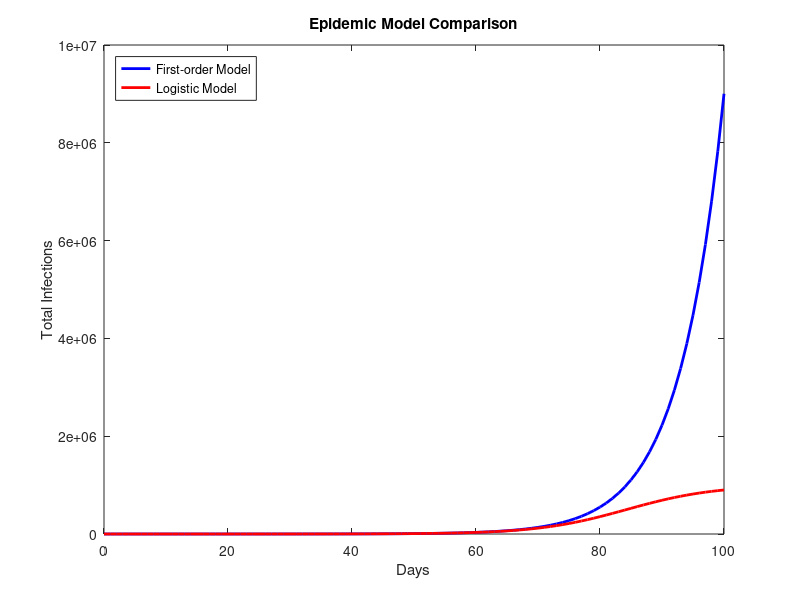

This chart was generated by the following MATLAB code:
% Define the parameters
R0 = 1.15;
K = 1e6;
n = 100;

% Initialize arrays to store results
y = zeros(n+1, 1);
x = zeros(n+1, 1);

% Initial condition
y(1) = 1;

% Calculate y[n] for the first-order model
for i = 2:n+1
    y(i) = 1 + R0 * y(i - 1);
end

% Calculate x[n] for the logistic model
for i = 1:n+1
    x(i) = K / (1 + (K * (R0 - 1) - R0) * R0^(-i));
end

% Plot the results
figure;
plot(0:n, y, 'b', 'LineWidth', 2, 'DisplayName', 'First-order Model');
hold on;
plot(0:n, x, 'r', 'LineWidth', 2, 'DisplayName', 'Logistic Model');
xlabel('Days');
ylabel('Total Infections');
title('Epidemic Model Comparison');
legend('Location', 'Northwest');

% Find the point of inflection using the first derivative
dy = diff(x);
[~, inflection_day] = max(dy);
inflection_infections = x(inflection_day);

% Find the point of inflection using the second derivative (zero-crossing)
d2y = diff(dy);
zero_crossing_day = find(d2y > 0, 1);

fprintf('Point of Inflection (First Derivative): Day %d, Total Infections %f\n', inflection_day, inflection_infections);
fprintf('Point of Inflection (Zero-Crossing Second Derivative): Day %d, Total Infections %f\n', zero_crossing_day, x(zero_crossing_day));
